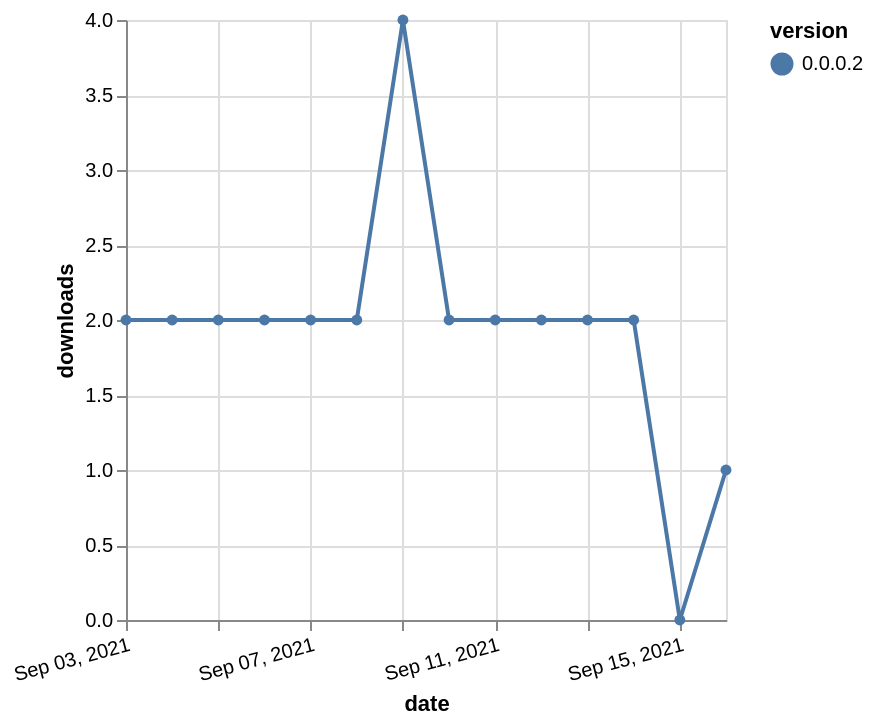

Write a Vega-Lite specification for this figure.
### Vega-Lite specification from a JSON file in a GitHub repository (floating-point values rounded to 4 significant figures)
{"$schema": "https://vega.github.io/schema/vega-lite/v5.json", "description": "A simple bar chart with embedded data.", "data": {"values": [{"date": "2021-09-03", "total": 716, "delta": 2, "version": "0.0.0.2"}, {"date": "2021-09-04", "total": 718, "delta": 2, "version": "0.0.0.2"}, {"date": "2021-09-05", "total": 720, "delta": 2, "version": "0.0.0.2"}, {"date": "2021-09-06", "total": 722, "delta": 2, "version": "0.0.0.2"}, {"date": "2021-09-07", "total": 724, "delta": 2, "version": "0.0.0.2"}, {"date": "2021-09-08", "total": 726, "delta": 2, "version": "0.0.0.2"}, {"date": "2021-09-09", "total": 730, "delta": 4, "version": "0.0.0.2"}, {"date": "2021-09-10", "total": 732, "delta": 2, "version": "0.0.0.2"}, {"date": "2021-09-11", "total": 734, "delta": 2, "version": "0.0.0.2"}, {"date": "2021-09-12", "total": 736, "delta": 2, "version": "0.0.0.2"}, {"date": "2021-09-13", "total": 738, "delta": 2, "version": "0.0.0.2"}, {"date": "2021-09-14", "total": 740, "delta": 2, "version": "0.0.0.2"}, {"date": "2021-09-15", "total": 740, "delta": 0, "version": "0.0.0.2"}, {"date": "2021-09-16", "total": 741, "delta": 1, "version": "0.0.0.2"}]}, "width": "container", "mark": {"type": "line", "point": {"filled": true}}, "encoding": {"x": {"field": "date", "type": "temporal", "timeUnit": "yearmonthdate", "title": "date", "axis": {"labelAngle": -15}}, "y": {"field": "delta", "type": "quantitative", "title": "downloads"}, "color": {"field": "version", "type": "nominal"}, "tooltip": {"field": "delta"}}}
